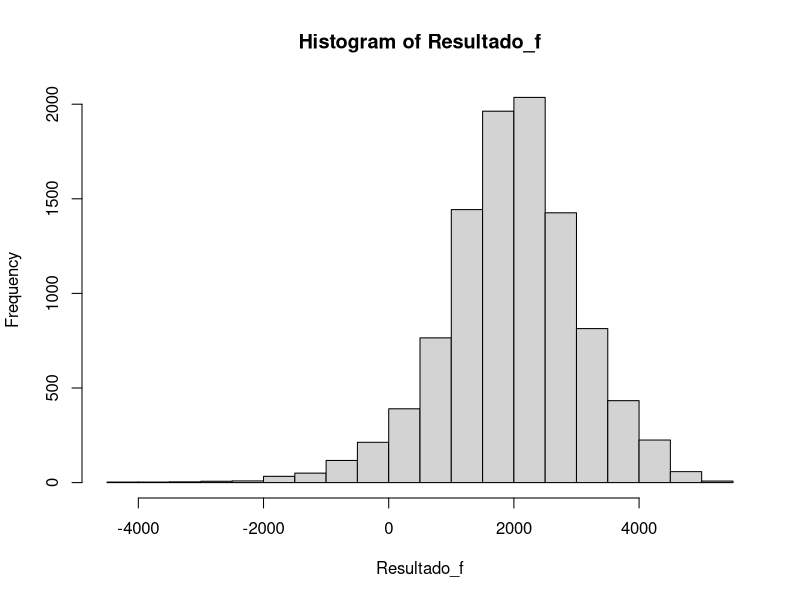
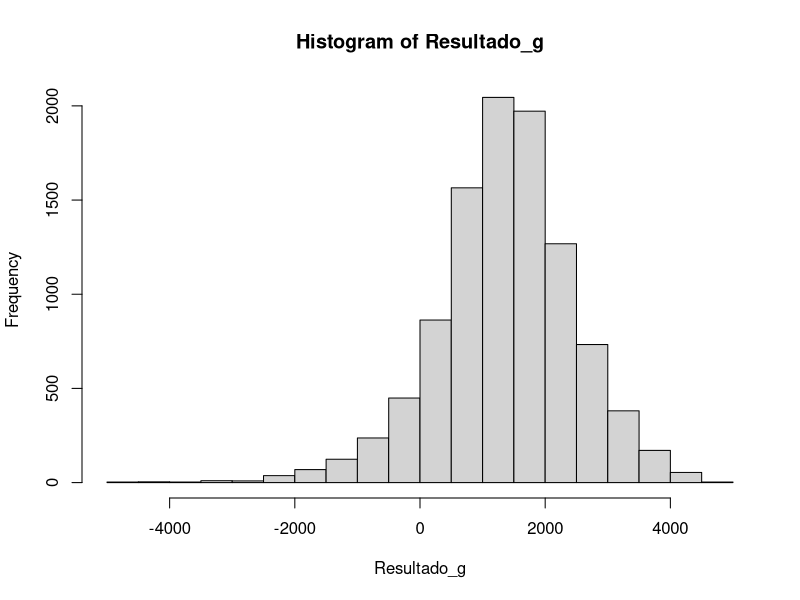

Reproduce these figures in R, in order.

rm(list = ls())
library(tidyverse)

#Ejercicio 1

#Datos


r=0.08
sigma=0.30
S0=75
mu=0.20
Cant_Periodos = 2
Periodos_Totales_Por_Año = 12
Vto_0=Cant_Periodos/Periodos_Totales_Por_Año
Cant_S=1000
K=78

# Ejercicio 1.a

d1_0_a = (log(S0/K) + (r + 0.5*sigma^2)*Vto_0) / (sigma*sqrt(Vto_0))
d2_0_a = d1_0_a - sigma*sqrt(Vto_0)

#En caso de ser Call

prima_call_a = S0*pnorm(d1_0_a) - K*exp(-r*Vto_0)*pnorm(d2_0_a)
Costo_Teorico=prima_call_a * Cant_S
print(prima_call_a)

#En caso de ser Put

prima_put_a= K * exp(-r*Vto_0) * pnorm(-d2_0_a) - S0 * pnorm(-d1_0_a)
Costo_Teorico=prima_put_a * Cant_S

#Comprobacion con Paridad Call-Put
prima_put_a+S0
prima_call_a+K*exp(-r*Vto_0)

# Ejercicio 1.b----------------------------------------------------------------

#En caso de ser Call
N_Sim_b=10000
ST_b=S0 * exp( (r - 1/2 * sigma^2)*Vto_0 + sigma * rnorm(N_Sim_b)*sqrt(Vto_0) )
Call_T_b = sapply(ST_b, function(x) max( x - K ,0))
call_sim_b=mean(Call_T_b) * exp(-r*Vto_0)
print(call_sim_b)

#En caso de ser Put
N_Sim_b=10000
ST_b=S0 * exp( (r - 1/2 * sigma^2)*Vto_0 + sigma * rnorm(N_Sim_b)*sqrt(Vto_0) )
Put_T_b = sapply(ST_b, function(x) max(K-x,0))
put_sim_b=mean(Put_T_b) * exp(-r*Vto_0)
print(put_sim_b)

#Comentarios
# Al comparar los resultados obtenidos en el punto a y b podemos ver que son 
# numeros "parecidos", la diferencia radica en que en el punto b al ser una 
# simulacion el resultado obtenido tiene un desvio, el cual podria reducirse 
# aumentando el numero de simulaciones realizadas.

#Ejercicio 1.c

#Calculo Delta

d1_0_c = (log(S0/K) + (r + 0.5*sigma^2)*Vto_0) / (sigma*sqrt(Vto_0))
d2_0_c = d1_0_c - sigma*sqrt(Vto_0)

delta_0_c= pnorm(d1_0_c)
Posicion_0_c= round(delta_0_c*Cant_S,0)
Costo_0_c= S0*Posicion_0_c
print(Posicion_0_c)

RtaC=paste("Por lo tanto en el momento inicial para construir una cartera delta-neutral sedeben comprar",Posicion_0_c,"acciones. 
           Las operaciones realizadas son, se calcula eldelta el cual nos da un valor de",delta_0_c,"con este mas la cantidad de acciones que forman parte de la opcion de compra vendida se calcula
            la cantidad de acciones,que se deben comprar para que la cartera quede delta-neutral. Por lo tanto en la 
           cartera quedan: La venta del call, las",Posicion_0_c,"acciones compradas, el dinero
           de la venta de la opcion y el prestamo pedido (a la tasa libre de riesgo) para comprar las acciones")

#Ejercicio 1.d

dt = 1/48
S1 = 72
Vto_1_d = Vto_0 - dt 
d1_1_d = (log(S1/K) + (r + 0.5*sigma^2)*Vto_1_d) / (sigma*sqrt(Vto_1_d))
delta_1_d = pnorm(d1_1_d)
Posicion_1_d = round(delta_1_d*Cant_S,0)
Compra_1_d = Posicion_1_d - Posicion_0_c #Si da negativo se vende
Costo_1_d = Compra_1_d * S1
Intereses_t0_d=Costo_0_c*(r*dt)
Costo_Total_d = Costo_0_c + Costo_1_d+Intereses_t0_d
Situacion_1_d=tibble(S1,delta_1_d,Posicion_1_d,Compra_1_d,Costo_1_d,Intereses_t0_d,Costo_Total_d,)
RtaD=paste("Primero se calcula el d1 correspondiente a el nuevo precio de la accion (S1) 
           y el nuevo tiempo restante (Vto_1), con esos datos se calcula el nuevo delta =",delta_1_d,
           "de la cartera y junto con este las cantidades necesarias de la accion =",Posicion_1_d,"
           para que la cartera sea delta neutral. Se venden las acciones que se tienen de m?s 
           al precio del momento.")

#Ejercicio 1.e

Cant_Periodos_Rebalanceo = 8
Periodos_Rebalanceo_Totales_Por_Año = 48
Week=seq(0,Cant_Periodos_Rebalanceo) #Varia segun sea el periodo en el cual rebalanceamos la cartera
t=seq(0,Vto_0,by =1/Periodos_Rebalanceo_Totales_Por_Año ) # Esto es porque se rebalancea semanalmente. Diarios 1/252 o 1/365
Vto_e = Vto_0 - t #Vector de tiempo al Vto
S_e = c(75,
      72,
      70,
      72,
      74,
      75,
      77,
      79,
      80)


d1_e = (log(S_e/K) + (r + 0.5*sigma^2)*Vto_e) / (sigma*sqrt(Vto_e))
delta_e = pnorm(d1_e)
Posicion_e = round(delta_e*Cant_S,0)
Compra_Venta_e = c(Posicion_e[1], diff(Posicion_e))
Costo_S_e = Compra_Venta_e*S_e
Valor_S_e = Posicion_e*S_e

Deuda_e = rep(NA,Cant_Periodos_Rebalanceo+1)
Interes_e = rep(NA,Cant_Periodos_Rebalanceo+1)
Deuda_e[1] = Costo_S_e[1]
for(i in 2:(Cant_Periodos_Rebalanceo+1)){
  Interes_e[i] = Deuda_e[i-1]*(r*(1/Periodos_Rebalanceo_Totales_Por_Año)) #Aproximacion burda, 
  # en realidad las tasas son continuas. Preguntar!!!!!!!!!!!!!!!!!!!!!!!!!!!!
  Deuda_e[i] = Deuda_e[i-1] + Interes_e[i] + Costo_S_e[i]
  
}

Simulacion_e = tibble(Week, t, Vto_e, d1_e, delta_e, Posicion_e, Compra_Venta_e, 
               Costo_S_e, Deuda_e, Interes_e, Valor_S_e)

#Liquidacion Final-------------------------------------------------------------

Call_Entrega_e = ifelse(S_e[Cant_Periodos_Rebalanceo+1]>K,K*Cant_S,0)
Liquido_Deuda_e = -Deuda_e[Cant_Periodos_Rebalanceo+1]
Flujo_Final_e = Call_Entrega_e + Liquido_Deuda_e
VP_Costo_e = Flujo_Final_e*exp(-r*Vto_0) #Llevo Flujo_Final a la semana 0

#Comparacion-------------------------------------------------------------------

VP_Costo_e + Costo_Teorico

#Ejercicio 1.f

Cant_Periodos_Rebalanceo = 8
Periodos_Rebalanceo_Totales_Por_Año = 48
Week=seq(0,Cant_Periodos_Rebalanceo) #Varia segun sea el periodo en el cual rebalanceamos la cartera
t=seq(0,Vto_0,by =1/Periodos_Rebalanceo_Totales_Por_Año ) # Esto es porque se rebalancea semanalmente. Diarios 1/252 o 1/365
Vto_f = Vto_0 - t #Vector de tiempo al Vto

N_Sim_f=10000
Call_Entrega_Sim_f = rep(NA,N_Sim_f)
Liquido_Deuda_Sim_f = rep(NA,N_Sim_f)
Flujo_Final_Sim_f = rep(NA,N_Sim_f)
VP_Costo_Sim_f = rep(NA,N_Sim_f)
dt=1/Periodos_Rebalanceo_Totales_Por_Año
a=0 #Varia segun el instrumento y sus condiciones.En este casi Accion sin dividendos.
tendencia = (mu - 0.5 * sigma^2)*dt #Se usa si tenemos como dato Mu
volatilidad = sigma * sqrt(dt)

for(j in 1:N_Sim_f){
 
  S_f = rep(NA, (Cant_Periodos_Rebalanceo+1))
  S_f[1] = S0
  for(i in 2:(Cant_Periodos_Rebalanceo+1)){
    S_f[i] = S_f[i-1] * exp(tendencia + volatilidad * rnorm(1))
  }
  
  
  d1_f = (log(S_f/K) + (r + 0.5*sigma^2)*Vto_f) / (sigma*sqrt(Vto_f))
  delta_f = exp(-a*Vto_0) * pnorm(d1_f)
  Posicion_f = round(delta_f*Cant_S,0)
  Compra_Venta_f = c(Posicion_f[1], diff(Posicion_f))
  Costo_S_f = Compra_Venta_f*S_f
  Valor_S_f = Posicion_f*S_f
  
  Deuda_f = rep(NA,Cant_Periodos_Rebalanceo+1)
  Interes_f = rep(NA,Cant_Periodos_Rebalanceo+1)
  Deuda_f[1] = Costo_S_f[1]
  for(i in 2:(Cant_Periodos_Rebalanceo+1)){
    Interes_f[i] = Deuda_f[i-1]*(r*(1/Periodos_Rebalanceo_Totales_Por_Año)) #Aproximacion burda, en realidad         las tasas son continuas.
    Deuda_f[i] = Deuda_f[i-1] + Interes_f[i] + Costo_S_f[i]
  }
  
  
  #Liquidacion Final
  
  Call_Entrega_Sim_f[j] = ifelse(S_f[(Cant_Periodos_Rebalanceo+1)]>K,K*Cant_S,0)
  Liquido_Deuda_Sim_f[j] = -Deuda_f[(Cant_Periodos_Rebalanceo+1)]
  Flujo_Final_Sim_f[j] = Call_Entrega_Sim_f[j] + Liquido_Deuda_Sim_f[j]
  VP_Costo_Sim_f[j] = Flujo_Final_Sim_f[j]*exp(-r*Vto_0) #Llevo Flujo_Final a la semana 0
  
}
Costo_Promedio_f=mean(VP_Costo_Sim_f)
  #Analisis de Resultados
Prima_Cobrada_f = Costo_Teorico #Se peude vender a un precio distinto al del costo teorico.
Resultado_f = VP_Costo_Sim_f + Prima_Cobrada_f
Promedio_f = mean(Resultado_f)
Desvio_f = sd(Resultado_f)

Desempeño_f = sd(Resultado_f)/Costo_Teorico #Especie de Coeficiente de Variacion.

Rtados_Neg_f=sum(Resultado_f < 0)
Prop_Rtados_Neg_f=Rtados_Neg_f/N_Sim_f
hist(Resultado_f)

#Intervalo de confianza

Conf=c(0.025,0.975)
Ranking= N_Sim_f*Conf
IC=sort(Resultado_f)[Ranking]
print(IC)

#Ejercicio 1.g

prima_g=4175
Resultado_g=VP_Costo_Sim_f+prima_g
Promedio_g=mean(Resultado_g)
sum(Resultado_g<0)/N_Sim_f
hist(Resultado_g)

#Ejercicio 1.h

f=function(x){
  d1_h=(log(S0/K)+(r+0.5*x^2)*Vto_0) / (x*sqrt(Vto_0))
  d2_h=d1_h - x*sqrt(Vto_0)
  return(S0*pnorm(d1_h)-K*exp(-r*Vto_0)*pnorm(d2_h))
}
f(0.3) #Pruebo me de lo mismo 

f1=function(x){
  d1_hh=(log(S0/K)+(r+0.5*x^2)*Vto_0) / (x*sqrt(Vto_0))
  return(S0*sqrt(Vto_0)*dnorm(d1_hh))
}
sigma_0_h=0.3
n_iteraciones_h=20
sigma_h=matrix(rep(NA,n_iteraciones_h))
sigma_h[1]=sigma_0_h
for(i in 2:n_iteraciones_h){
  sigma_h[i]=sigma_h[i-1]-(f(sigma_h[i-1])-4.175)/f1(sigma_h[i-1])
}

#RTA La volatilidad implicita para ese valor de prima es 0.4124764

#Ejercicio 1.i
